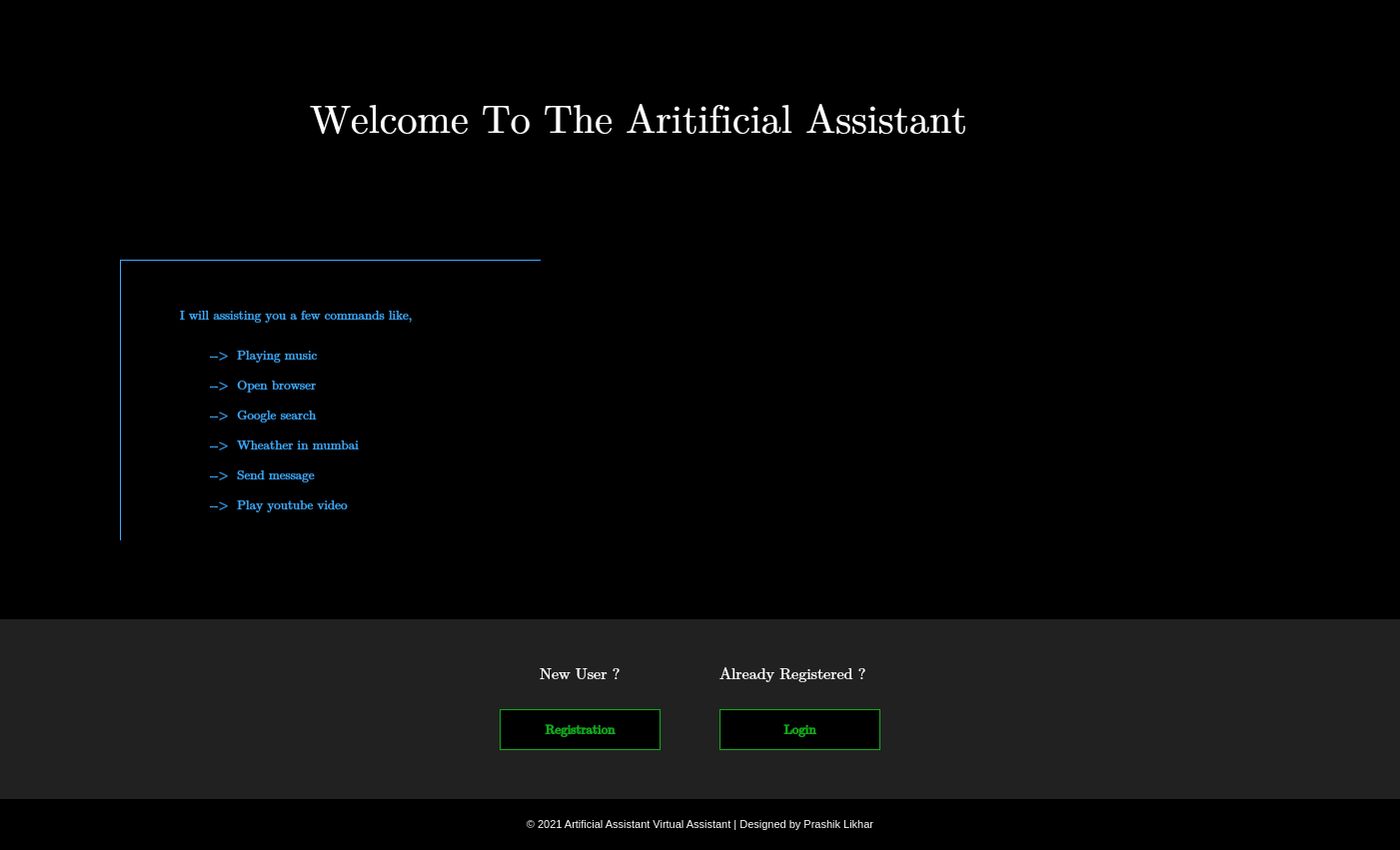
<?xml version="1.0" encoding="UTF-8"?>
<ui version="4.0">
 <class>login_or_register</class>
 <widget class="QMainWindow" name="login_or_register">
  <property name="geometry">
   <rect>
    <x>0</x>
    <y>0</y>
    <width>1401</width>
    <height>851</height>
   </rect>
  </property>
  <property name="windowTitle">
   <string>MainWindow</string>
  </property>
  <property name="styleSheet">
   <string notr="true">background-color:rgb(0,0,0);</string>
  </property>
  <widget class="QWidget" name="centralwidget">
   <widget class="QLabel" name="label">
    <property name="geometry">
     <rect>
      <x>0</x>
      <y>620</y>
      <width>1401</width>
      <height>181</height>
     </rect>
    </property>
    <property name="styleSheet">
     <string notr="true">background-color: rgb(33, 33, 33);</string>
    </property>
    <property name="text">
     <string/>
    </property>
   </widget>
   <widget class="QLabel" name="label_2">
    <property name="geometry">
     <rect>
      <x>310</x>
      <y>70</y>
      <width>771</width>
      <height>101</height>
     </rect>
    </property>
    <property name="font">
     <font>
      <family>Cambria Math</family>
      <pointsize>30</pointsize>
     </font>
    </property>
    <property name="styleSheet">
     <string notr="true">color: rgb(255, 255, 255);</string>
    </property>
    <property name="text">
     <string>Welcome To The Aritificial Assistant</string>
    </property>
   </widget>
   <widget class="QLabel" name="label_3">
    <property name="geometry">
     <rect>
      <x>120</x>
      <y>260</y>
      <width>421</width>
      <height>281</height>
     </rect>
    </property>
    <property name="styleSheet">
     <string notr="true">border-top: 1px solid  rgb(60, 171, 255);
border-left: 1px solid  rgb(60, 171, 255);</string>
    </property>
    <property name="text">
     <string/>
    </property>
   </widget>
   <widget class="QLabel" name="label_4">
    <property name="geometry">
     <rect>
      <x>850</x>
      <y>260</y>
      <width>421</width>
      <height>271</height>
     </rect>
    </property>
    <property name="text">
     <string/>
    </property>
    <property name="pixmap">
     <pixmap>images/assistant.gif</pixmap>
    </property>
    <property name="scaledContents">
     <bool>true</bool>
    </property>
   </widget>
   <widget class="QLabel" name="label_5">
    <property name="geometry">
     <rect>
      <x>540</x>
      <y>660</y>
      <width>101</width>
      <height>31</height>
     </rect>
    </property>
    <property name="font">
     <font>
      <family>Cambria Math</family>
      <pointsize>12</pointsize>
     </font>
    </property>
    <property name="styleSheet">
     <string notr="true">color:rgb(255,255,255);
background-color:rgb(33,33,33);</string>
    </property>
    <property name="text">
     <string>New User ?</string>
    </property>
   </widget>
   <widget class="QLabel" name="label_6">
    <property name="geometry">
     <rect>
      <x>720</x>
      <y>660</y>
      <width>181</width>
      <height>31</height>
     </rect>
    </property>
    <property name="font">
     <font>
      <family>Cambria Math</family>
      <pointsize>12</pointsize>
     </font>
    </property>
    <property name="styleSheet">
     <string notr="true">color:rgb(255,255,255);
background-color:rgb(33,33,33);</string>
    </property>
    <property name="text">
     <string>Already Registered ?</string>
    </property>
   </widget>
   <widget class="QPushButton" name="pushButton">
    <property name="geometry">
     <rect>
      <x>500</x>
      <y>710</y>
      <width>161</width>
      <height>41</height>
     </rect>
    </property>
    <property name="font">
     <font>
      <family>Cambria Math</family>
      <pointsize>10</pointsize>
      <weight>75</weight>
      <bold>true</bold>
     </font>
    </property>
    <property name="styleSheet">
     <string notr="true">QPushButton{
	color:rgb(18, 170, 28);
	border:1px solid rgb(18, 170, 28);
}
QPushButton:hover{
	color:rgb(255,255,255);
	background-color:rgb(18, 170, 28);
}</string>
    </property>
    <property name="text">
     <string>Registration</string>
    </property>
   </widget>
   <widget class="QPushButton" name="pushButton_2">
    <property name="geometry">
     <rect>
      <x>720</x>
      <y>710</y>
      <width>161</width>
      <height>41</height>
     </rect>
    </property>
    <property name="font">
     <font>
      <family>Cambria Math</family>
      <pointsize>10</pointsize>
      <weight>75</weight>
      <bold>true</bold>
     </font>
    </property>
    <property name="styleSheet">
     <string notr="true">QPushButton{
	color:rgb(18, 170, 28);
	border:1px solid rgb(18, 170, 28);
}
QPushButton:hover{
	color:rgb(255,255,255);
	background-color:rgb(18, 170, 28);
}</string>
    </property>
    <property name="text">
     <string>Login</string>
    </property>
   </widget>
   <widget class="QLabel" name="label_7">
    <property name="geometry">
     <rect>
      <x>0</x>
      <y>800</y>
      <width>1401</width>
      <height>51</height>
     </rect>
    </property>
    <property name="font">
     <font>
      <pointsize>8</pointsize>
     </font>
    </property>
    <property name="styleSheet">
     <string notr="true">color:rgb(255,255,255);</string>
    </property>
    <property name="text">
     <string>© 2021 Artificial Assistant Virtual Assistant | Designed by Prashik Likhar</string>
    </property>
    <property name="alignment">
     <set>Qt::AlignCenter</set>
    </property>
   </widget>
   <widget class="QLabel" name="label_8">
    <property name="geometry">
     <rect>
      <x>180</x>
      <y>300</y>
      <width>301</width>
      <height>31</height>
     </rect>
    </property>
    <property name="font">
     <font>
      <family>Cambria Math</family>
      <pointsize>10</pointsize>
     </font>
    </property>
    <property name="styleSheet">
     <string notr="true">color:rgb(60,171,255);</string>
    </property>
    <property name="text">
     <string>I will assisting you a few commands like,</string>
    </property>
   </widget>
   <widget class="QLabel" name="label_9">
    <property name="geometry">
     <rect>
      <x>210</x>
      <y>340</y>
      <width>141</width>
      <height>31</height>
     </rect>
    </property>
    <property name="font">
     <font>
      <family>Cambria Math</family>
      <pointsize>10</pointsize>
     </font>
    </property>
    <property name="styleSheet">
     <string notr="true">color:rgb(60,171,255);</string>
    </property>
    <property name="text">
     <string>--&gt;  Playing music</string>
    </property>
   </widget>
   <widget class="QLabel" name="label_10">
    <property name="geometry">
     <rect>
      <x>210</x>
      <y>370</y>
      <width>141</width>
      <height>31</height>
     </rect>
    </property>
    <property name="font">
     <font>
      <family>Cambria Math</family>
      <pointsize>10</pointsize>
     </font>
    </property>
    <property name="styleSheet">
     <string notr="true">color:rgb(60,171,255);</string>
    </property>
    <property name="text">
     <string>--&gt;  Open browser</string>
    </property>
   </widget>
   <widget class="QLabel" name="label_11">
    <property name="geometry">
     <rect>
      <x>210</x>
      <y>400</y>
      <width>141</width>
      <height>31</height>
     </rect>
    </property>
    <property name="font">
     <font>
      <family>Cambria Math</family>
      <pointsize>10</pointsize>
     </font>
    </property>
    <property name="styleSheet">
     <string notr="true">color:rgb(60,171,255);</string>
    </property>
    <property name="text">
     <string>--&gt;  Google search</string>
    </property>
   </widget>
   <widget class="QLabel" name="label_12">
    <property name="geometry">
     <rect>
      <x>210</x>
      <y>430</y>
      <width>191</width>
      <height>31</height>
     </rect>
    </property>
    <property name="font">
     <font>
      <family>Cambria Math</family>
      <pointsize>10</pointsize>
     </font>
    </property>
    <property name="styleSheet">
     <string notr="true">color:rgb(60,171,255);</string>
    </property>
    <property name="text">
     <string>--&gt;  Wheather in mumbai</string>
    </property>
   </widget>
   <widget class="QLabel" name="label_13">
    <property name="geometry">
     <rect>
      <x>210</x>
      <y>460</y>
      <width>141</width>
      <height>31</height>
     </rect>
    </property>
    <property name="font">
     <font>
      <family>Cambria Math</family>
      <pointsize>10</pointsize>
     </font>
    </property>
    <property name="styleSheet">
     <string notr="true">color:rgb(60,171,255);</string>
    </property>
    <property name="text">
     <string>--&gt;  Send message</string>
    </property>
   </widget>
   <widget class="QLabel" name="label_14">
    <property name="geometry">
     <rect>
      <x>210</x>
      <y>490</y>
      <width>181</width>
      <height>31</height>
     </rect>
    </property>
    <property name="font">
     <font>
      <family>Cambria Math</family>
      <pointsize>10</pointsize>
     </font>
    </property>
    <property name="styleSheet">
     <string notr="true">color:rgb(60,171,255);</string>
    </property>
    <property name="text">
     <string>--&gt;  Play youtube video</string>
    </property>
   </widget>
  </widget>
 </widget>
 <resources/>
 <connections/>
</ui>
